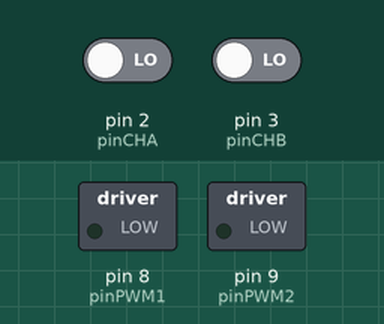
This sketch was run on a simulated Arduino Uno, built with avr-gcc and run on an emulated ATmega328P. Parts: switched loads named in the sketch (green lamp = pin HIGH). Inputs (shaded band) come from the test bench; at power-on: pin 2 (pinCHA) LOW, pin 3 (pinCHB) LOW. What the sketch prints to the serial monitor is not drawn.

Above: at 0.1 s.
At 2.1 s:
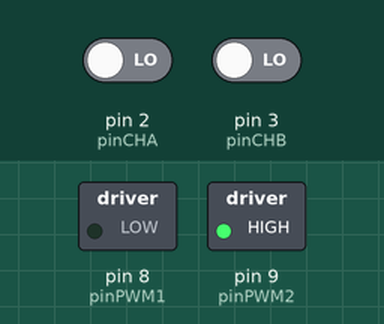
Timing chart, 0 to 3.6 s (numbered marks = the images above):
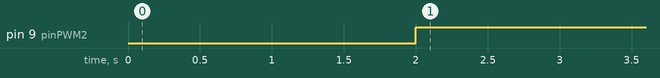

The sketch:

SSIA_motor_PI.ino
```cpp
//definir os pinos como entradas e saídas e configurar
#define pinCHA 2
#define pinCHB 3
#define pinPWM1 8
#define pinPWM2 9

int leitA,leitB;
double integral=0;
double erro,input,output;
double dt=0.005; // 5ms
double setpoint=10;
volatile long int posicao=0;
double Kp=58,Ki=50;


void interrupt_pinCHA()
{
   leitA=digitalRead(pinCHA);
   leitB=digitalRead(pinCHB);
   if(leitA==HIGH)
   {
      if(leitB==HIGH) posicao--;
      if(leitB==LOW)  posicao++;
   }
   else
   {
      if(leitB==HIGH) posicao++;
      if(leitB==LOW)  posicao--;
   }
}

void interrupt_pinCHB()
{
   leitA=digitalRead(pinCHA);
   leitB=digitalRead(pinCHB);
   if(leitB==HIGH)
   {
      if(leitA==HIGH) posicao++;
      if(leitA==LOW)  posicao--;
   }
   else
   {
      if(leitA==HIGH) posicao--;
      if(leitA==LOW)  posicao++;
   }
}

void setup() {
  // put your setup code here, to run once:

  Serial.begin(115200);

  pinMode(pinCHA, INPUT);
  pinMode(pinCHB, INPUT);

  pinMode(pinPWM1, OUTPUT);
  pinMode(pinPWM2, OUTPUT);

  analogWrite(pinPWM1, 0); // (0 a 255)
  analogWrite(pinPWM2, 0);

  attachInterrupt(digitalPinToInterrupt(pinCHA), interrupt_pinCHA, CHANGE);
  attachInterrupt(digitalPinToInterrupt(pinCHB), interrupt_pinCHB, CHANGE);

  delay(2000);
}

void loop() {

for(int i=0;i<=250;i++)
{
  // leitura do sensor
  input=posicao;
  posicao=0;

  // cálculo da ação de controle
  erro=setpoint-input;
  integral=integral+erro*dt;
  output=Kp*erro + Ki*integral;

  // acionamento da saída
  if(output>=0)
  {
     if(output>255) {output=255;}
     analogWrite(pinPWM1, 0);
     analogWrite(pinPWM2, output);
  }
  else
  {
     if(output<-255) {output=-255;}
     analogWrite(pinPWM1, -output); // 0 a 255
     analogWrite(pinPWM2, 0);
  }

  Serial.print(output);
  Serial.print('\t');
  Serial.println(input);

  delay(5);
}

}
```

Measured:
- by itself, pin 9 (pinPWM2): LOW → HIGH at 2.0 s
